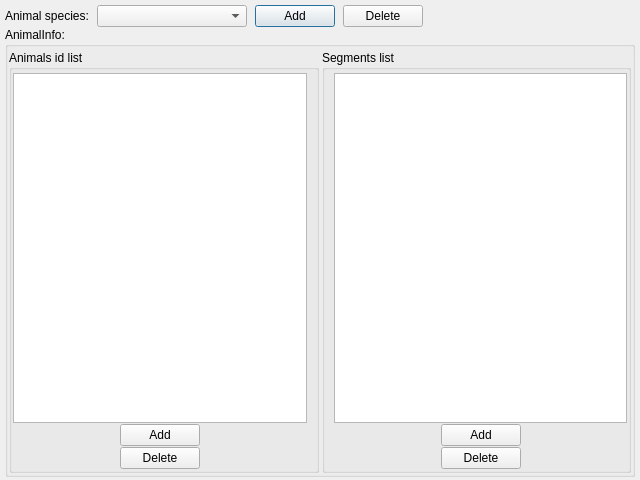
<?xml version="1.0" encoding="UTF-8"?>
<ui version="4.0">
 <class>TotalSettings</class>
 <widget class="QDialog" name="TotalSettings">
  <property name="geometry">
   <rect>
    <x>0</x>
    <y>0</y>
    <width>640</width>
    <height>480</height>
   </rect>
  </property>
  <property name="windowTitle">
   <string>Animals Control</string>
  </property>
  <layout class="QVBoxLayout" name="verticalLayout_3">
   <property name="spacing">
    <number>0</number>
   </property>
   <property name="leftMargin">
    <number>5</number>
   </property>
   <property name="topMargin">
    <number>5</number>
   </property>
   <property name="rightMargin">
    <number>5</number>
   </property>
   <property name="bottomMargin">
    <number>3</number>
   </property>
   <item>
    <layout class="QHBoxLayout" name="horizontalLayout">
     <property name="spacing">
      <number>8</number>
     </property>
     <item>
      <widget class="QLabel" name="label">
       <property name="maximumSize">
        <size>
         <width>90</width>
         <height>16777215</height>
        </size>
       </property>
       <property name="text">
        <string>Animal species:</string>
       </property>
      </widget>
     </item>
     <item>
      <widget class="QComboBox" name="comboBox_animalSpecies">
       <property name="minimumSize">
        <size>
         <width>150</width>
         <height>0</height>
        </size>
       </property>
      </widget>
     </item>
     <item>
      <widget class="QPushButton" name="pushButton_addAnimalSpecies">
       <property name="text">
        <string>Add</string>
       </property>
       <property name="autoDefault">
        <bool>true</bool>
       </property>
      </widget>
     </item>
     <item>
      <widget class="QPushButton" name="pushButton_deleteAnimalSpecies">
       <property name="text">
        <string>Delete</string>
       </property>
      </widget>
     </item>
     <item>
      <spacer name="horizontalSpacer_9">
       <property name="orientation">
        <enum>Qt::Horizontal</enum>
       </property>
       <property name="sizeHint" stdset="0">
        <size>
         <width>40</width>
         <height>20</height>
        </size>
       </property>
      </spacer>
     </item>
    </layout>
   </item>
   <item>
    <widget class="QGroupBox" name="groupBox">
     <property name="title">
      <string>AnimalInfo:</string>
     </property>
     <layout class="QHBoxLayout" name="horizontalLayout_2">
      <property name="spacing">
       <number>3</number>
      </property>
      <property name="leftMargin">
       <number>1</number>
      </property>
      <property name="topMargin">
       <number>3</number>
      </property>
      <property name="rightMargin">
       <number>1</number>
      </property>
      <property name="bottomMargin">
       <number>1</number>
      </property>
      <item>
       <widget class="QGroupBox" name="groupBox_2">
        <property name="title">
         <string>Animals id list</string>
        </property>
        <layout class="QVBoxLayout" name="verticalLayout">
         <property name="spacing">
          <number>1</number>
         </property>
         <property name="leftMargin">
          <number>1</number>
         </property>
         <property name="topMargin">
          <number>3</number>
         </property>
         <property name="bottomMargin">
          <number>1</number>
         </property>
         <item>
          <widget class="QListWidget" name="listWidget_animalsID"/>
         </item>
         <item>
          <layout class="QHBoxLayout" name="horizontalLayout_4">
           <property name="topMargin">
            <number>0</number>
           </property>
           <item>
            <spacer name="horizontalSpacer">
             <property name="orientation">
              <enum>Qt::Horizontal</enum>
             </property>
             <property name="sizeHint" stdset="0">
              <size>
               <width>40</width>
               <height>20</height>
              </size>
             </property>
            </spacer>
           </item>
           <item>
            <widget class="QPushButton" name="pushButton_addAnimal">
             <property name="text">
              <string>Add</string>
             </property>
            </widget>
           </item>
           <item>
            <spacer name="horizontalSpacer_2">
             <property name="orientation">
              <enum>Qt::Horizontal</enum>
             </property>
             <property name="sizeHint" stdset="0">
              <size>
               <width>40</width>
               <height>20</height>
              </size>
             </property>
            </spacer>
           </item>
          </layout>
         </item>
         <item>
          <layout class="QHBoxLayout" name="horizontalLayout_5">
           <property name="topMargin">
            <number>0</number>
           </property>
           <item>
            <spacer name="horizontalSpacer_3">
             <property name="orientation">
              <enum>Qt::Horizontal</enum>
             </property>
             <property name="sizeHint" stdset="0">
              <size>
               <width>40</width>
               <height>20</height>
              </size>
             </property>
            </spacer>
           </item>
           <item>
            <widget class="QPushButton" name="pushButton_deleteAnimal">
             <property name="text">
              <string>Delete</string>
             </property>
            </widget>
           </item>
           <item>
            <spacer name="horizontalSpacer_4">
             <property name="orientation">
              <enum>Qt::Horizontal</enum>
             </property>
             <property name="sizeHint" stdset="0">
              <size>
               <width>40</width>
               <height>20</height>
              </size>
             </property>
            </spacer>
           </item>
          </layout>
         </item>
        </layout>
       </widget>
      </item>
      <item>
       <widget class="QGroupBox" name="groupBox_3">
        <property name="title">
         <string>Segments list</string>
        </property>
        <layout class="QVBoxLayout" name="verticalLayout_2">
         <property name="spacing">
          <number>1</number>
         </property>
         <property name="topMargin">
          <number>3</number>
         </property>
         <property name="rightMargin">
          <number>1</number>
         </property>
         <property name="bottomMargin">
          <number>1</number>
         </property>
         <item>
          <widget class="QListWidget" name="listWidget_segments"/>
         </item>
         <item>
          <layout class="QHBoxLayout" name="horizontalLayout_6">
           <property name="topMargin">
            <number>0</number>
           </property>
           <item>
            <spacer name="horizontalSpacer_5">
             <property name="orientation">
              <enum>Qt::Horizontal</enum>
             </property>
             <property name="sizeHint" stdset="0">
              <size>
               <width>40</width>
               <height>20</height>
              </size>
             </property>
            </spacer>
           </item>
           <item>
            <widget class="QPushButton" name="pushButton_addSegment">
             <property name="text">
              <string>Add</string>
             </property>
            </widget>
           </item>
           <item>
            <spacer name="horizontalSpacer_6">
             <property name="orientation">
              <enum>Qt::Horizontal</enum>
             </property>
             <property name="sizeHint" stdset="0">
              <size>
               <width>40</width>
               <height>20</height>
              </size>
             </property>
            </spacer>
           </item>
          </layout>
         </item>
         <item>
          <layout class="QHBoxLayout" name="horizontalLayout_7">
           <property name="topMargin">
            <number>0</number>
           </property>
           <item>
            <spacer name="horizontalSpacer_7">
             <property name="orientation">
              <enum>Qt::Horizontal</enum>
             </property>
             <property name="sizeHint" stdset="0">
              <size>
               <width>40</width>
               <height>20</height>
              </size>
             </property>
            </spacer>
           </item>
           <item>
            <widget class="QPushButton" name="pushButton_deleteSegment">
             <property name="text">
              <string>Delete</string>
             </property>
            </widget>
           </item>
           <item>
            <spacer name="horizontalSpacer_8">
             <property name="orientation">
              <enum>Qt::Horizontal</enum>
             </property>
             <property name="sizeHint" stdset="0">
              <size>
               <width>40</width>
               <height>20</height>
              </size>
             </property>
            </spacer>
           </item>
          </layout>
         </item>
        </layout>
       </widget>
      </item>
     </layout>
    </widget>
   </item>
  </layout>
 </widget>
 <resources/>
 <connections/>
</ui>
